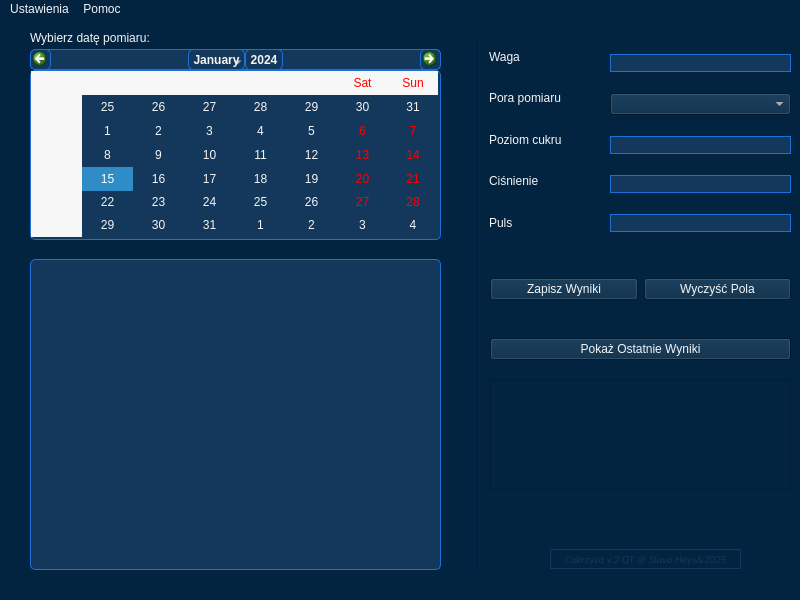
<?xml version="1.0" encoding="UTF-8"?>
<ui version="4.0">
 <class>MainWindow</class>
 <widget class="QMainWindow" name="MainWindow">
  <property name="geometry">
   <rect>
    <x>0</x>
    <y>0</y>
    <width>800</width>
    <height>600</height>
   </rect>
  </property>
  <property name="windowTitle">
   <string>Cukrzyca 2.0</string>
  </property>
  <property name="styleSheet">
   <string notr="true">background-color: rgb(2, 36, 65);
color: rgb(246, 245, 244);</string>
  </property>
  <widget class="QWidget" name="centralwidget">
   <widget class="QCalendarWidget" name="calendarWidget">
    <property name="geometry">
     <rect>
      <x>30</x>
      <y>30</y>
      <width>411</width>
      <height>191</height>
     </rect>
    </property>
    <property name="cursor">
     <cursorShape>PointingHandCursor</cursorShape>
    </property>
    <property name="styleSheet">
     <string notr="true">background-color: rgb(19, 56, 91);
border:1px solid;
border-color: rgb(28, 113, 216);
border-radius:5px;</string>
    </property>
   </widget>
   <widget class="QLabel" name="label">
    <property name="geometry">
     <rect>
      <x>30</x>
      <y>10</y>
      <width>161</width>
      <height>18</height>
     </rect>
    </property>
    <property name="text">
     <string>Wybierz datę pomiaru:</string>
    </property>
   </widget>
   <widget class="Line" name="line">
    <property name="geometry">
     <rect>
      <x>470</x>
      <y>20</y>
      <width>16</width>
      <height>531</height>
     </rect>
    </property>
    <property name="orientation">
     <enum>Qt::Orientation::Vertical</enum>
    </property>
   </widget>
   <widget class="QTextBrowser" name="pokazWyniki">
    <property name="geometry">
     <rect>
      <x>30</x>
      <y>240</y>
      <width>411</width>
      <height>311</height>
     </rect>
    </property>
    <property name="font">
     <font>
      <family>Carlito</family>
      <pointsize>9</pointsize>
      <italic>true</italic>
     </font>
    </property>
    <property name="cursor" stdset="0">
     <cursorShape>PointingHandCursor</cursorShape>
    </property>
    <property name="toolTip">
     <string>Okno pomiarów poziomu cukru, wagi, ciśnienia</string>
    </property>
    <property name="styleSheet">
     <string notr="true">background-color: rgb(19, 56, 91);
color: rgb(153, 193, 241);
border:1px solid;
border-color: rgb(28, 113, 216);
border-radius:5px;

</string>
    </property>
    <property name="verticalScrollBarPolicy">
     <enum>Qt::ScrollBarPolicy::ScrollBarAsNeeded</enum>
    </property>
   </widget>
   <widget class="QWidget" name="verticalLayoutWidget">
    <property name="geometry">
     <rect>
      <x>489</x>
      <y>20</y>
      <width>111</width>
      <height>201</height>
     </rect>
    </property>
    <layout class="QVBoxLayout" name="verticalLayout">
     <item>
      <widget class="QLabel" name="label_3">
       <property name="text">
        <string>Waga</string>
       </property>
      </widget>
     </item>
     <item>
      <widget class="QLabel" name="label_2">
       <property name="text">
        <string>Pora pomiaru</string>
       </property>
      </widget>
     </item>
     <item>
      <widget class="QLabel" name="label_4">
       <property name="text">
        <string>Poziom cukru</string>
       </property>
      </widget>
     </item>
     <item>
      <widget class="QLabel" name="label_5">
       <property name="text">
        <string>Ciśnienie</string>
       </property>
      </widget>
     </item>
     <item>
      <widget class="QLabel" name="label_6">
       <property name="text">
        <string>Puls</string>
       </property>
      </widget>
     </item>
    </layout>
   </widget>
   <widget class="QWidget" name="verticalLayoutWidget_2">
    <property name="geometry">
     <rect>
      <x>610</x>
      <y>20</y>
      <width>181</width>
      <height>211</height>
     </rect>
    </property>
    <layout class="QVBoxLayout" name="verticalLayout_2">
     <item>
      <widget class="QLineEdit" name="lineEditWaga">
       <property name="styleSheet">
        <string notr="true">QLineEdit#lineEditWaga
{
background-color: rgb(19, 56, 91);
color: rgb(53, 132, 228);
border:1px solid;
border-color: rgb(28, 113, 216);
}
QLineEdit#lineEditWaga:focus
{
border:1px solid red;
}</string>
       </property>
      </widget>
     </item>
     <item>
      <widget class="QComboBox" name="comboBoxPora">
       <property name="cursor">
        <cursorShape>PointingHandCursor</cursorShape>
       </property>
      </widget>
     </item>
     <item>
      <widget class="QLineEdit" name="lineEditPoziomy">
       <property name="styleSheet">
        <string notr="true">QLineEdit#lineEditPoziomy
{
background-color: rgb(19, 56, 91);
color: rgb(53, 132, 228);
border:1px solid;
border-color: rgb(28, 113, 216);
}
QLineEdit#lineEditPoziomy:focus
{
border:1px solid red;
}</string>
       </property>
      </widget>
     </item>
     <item>
      <widget class="QLineEdit" name="lineEditCisnienie">
       <property name="styleSheet">
        <string notr="true">QLineEdit#lineEditCisnienie
{
background-color: rgb(19, 56, 91);
color: rgb(53, 132, 228);
border:1px solid;
border-color: rgb(28, 113, 216);
}
QLineEdit#lineEditCisnienie:focus
{
border:1px solid red;
}</string>
       </property>
      </widget>
     </item>
     <item>
      <widget class="QLineEdit" name="lineEditPuls">
       <property name="styleSheet">
        <string notr="true">QLineEdit#lineEditPuls
{
background-color: rgb(19, 56, 91);
color: rgb(53, 132, 228);
border:1px solid;
border-color: rgb(28, 113, 216);
}

QLineEdit#lineEditPuls:focus
{
border:1px solid red;
}</string>
       </property>
      </widget>
     </item>
    </layout>
   </widget>
   <widget class="QWidget" name="horizontalLayoutWidget">
    <property name="geometry">
     <rect>
      <x>490</x>
      <y>250</y>
      <width>301</width>
      <height>41</height>
     </rect>
    </property>
    <layout class="QHBoxLayout" name="horizontalLayout">
     <item>
      <widget class="QPushButton" name="zapiszWyniki">
       <property name="cursor">
        <cursorShape>PointingHandCursor</cursorShape>
       </property>
       <property name="text">
        <string>Zapisz Wyniki</string>
       </property>
      </widget>
     </item>
     <item>
      <widget class="QPushButton" name="wyczyscPola">
       <property name="cursor">
        <cursorShape>PointingHandCursor</cursorShape>
       </property>
       <property name="text">
        <string>Wyczyść Pola</string>
       </property>
      </widget>
     </item>
    </layout>
   </widget>
   <widget class="QWidget" name="verticalLayoutWidget_3">
    <property name="geometry">
     <rect>
      <x>490</x>
      <y>310</y>
      <width>301</width>
      <height>41</height>
     </rect>
    </property>
    <layout class="QVBoxLayout" name="verticalLayout_3">
     <item>
      <widget class="QPushButton" name="pushButton_3">
       <property name="cursor">
        <cursorShape>PointingHandCursor</cursorShape>
       </property>
       <property name="text">
        <string>Pokaż Ostatnie Wyniki</string>
       </property>
      </widget>
     </item>
    </layout>
   </widget>
   <widget class="QTextBrowser" name="info">
    <property name="geometry">
     <rect>
      <x>490</x>
      <y>360</y>
      <width>301</width>
      <height>111</height>
     </rect>
    </property>
    <property name="font">
     <font>
      <family>FreeSerif</family>
      <pointsize>10</pointsize>
     </font>
    </property>
    <property name="cursor" stdset="0">
     <cursorShape>CrossCursor</cursorShape>
    </property>
    <property name="toolTip">
     <string>Okno informacyjne</string>
    </property>
    <property name="styleSheet">
     <string notr="true"/>
    </property>
   </widget>
   <widget class="QLabel" name="etykieta">
    <property name="geometry">
     <rect>
      <x>550</x>
      <y>530</y>
      <width>191</width>
      <height>20</height>
     </rect>
    </property>
    <property name="font">
     <font>
      <family>Carlito</family>
      <pointsize>8</pointsize>
      <italic>true</italic>
     </font>
    </property>
    <property name="toolTip">
     <string>Program Cukrzyca w wersji 2.0 Open Source</string>
    </property>
    <property name="styleSheet">
     <string notr="true">color: rgb(19, 56, 91);</string>
    </property>
    <property name="frameShape">
     <enum>QFrame::Shape::Box</enum>
    </property>
    <property name="text">
     <string>Cukrzyca v.2 QT @ Slavo Heys&amp;2025</string>
    </property>
    <property name="alignment">
     <set>Qt::AlignmentFlag::AlignCenter</set>
    </property>
   </widget>
  </widget>
  <widget class="QMenuBar" name="menubar">
   <property name="geometry">
    <rect>
     <x>0</x>
     <y>0</y>
     <width>800</width>
     <height>23</height>
    </rect>
   </property>
   <widget class="QMenu" name="menuUstawienia">
    <property name="title">
     <string>Ustawienia</string>
    </property>
    <addaction name="actionDanePersonalne"/>
    <addaction name="actionWydrukujWyniki"/>
   </widget>
   <widget class="QMenu" name="menuPomoc">
    <property name="title">
     <string>Pomoc</string>
    </property>
    <addaction name="actionO_autorze"/>
    <addaction name="actioninfo"/>
    <addaction name="actionpomocna_d_o"/>
   </widget>
   <addaction name="menuUstawienia"/>
   <addaction name="menuPomoc"/>
  </widget>
  <widget class="QStatusBar" name="statusbar"/>
  <action name="actionDanePersonalne">
   <property name="text">
    <string>dane personalne</string>
   </property>
  </action>
  <action name="actionWydrukujWyniki">
   <property name="text">
    <string>wydrukuj wyniki</string>
   </property>
  </action>
  <action name="actionO_autorze">
   <property name="icon">
    <iconset theme="QIcon::ThemeIcon::ContactNew"/>
   </property>
   <property name="text">
    <string>o autorze</string>
   </property>
  </action>
  <action name="actioninfo">
   <property name="icon">
    <iconset theme="QIcon::ThemeIcon::DialogInformation"/>
   </property>
   <property name="text">
    <string>info</string>
   </property>
  </action>
  <action name="actionpomocna_d_o">
   <property name="icon">
    <iconset theme="QIcon::ThemeIcon::HelpAbout"/>
   </property>
   <property name="text">
    <string>pomocna dłoń</string>
   </property>
  </action>
 </widget>
 <resources/>
 <connections/>
</ui>
